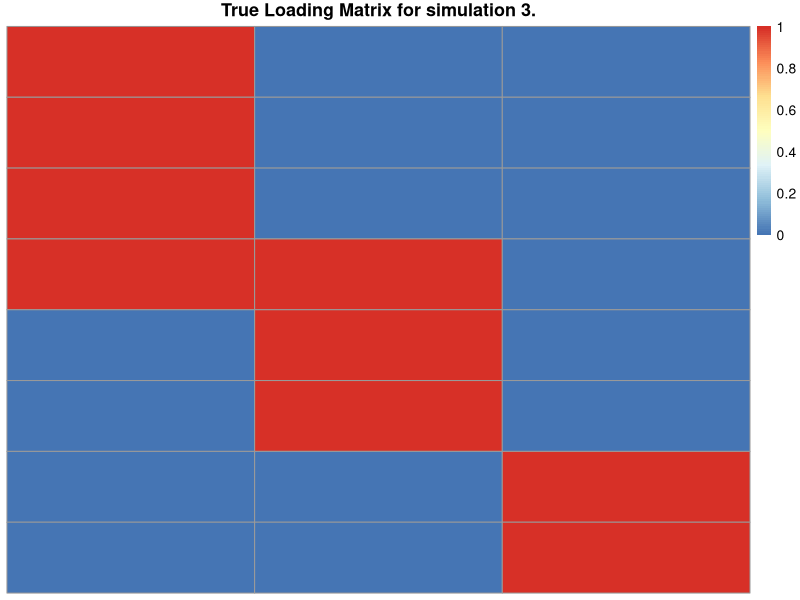

Write R code to recreate this figure.
# Create factor loading matrix
lambda = matrix(0, 8, 3)
lambda[1:4, 1] = 1
lambda[4:6, 2] = 1
lambda[7:8, 3] = 1

library(pheatmap)
#plotting function
plot_pheatmap = function(m, name='heatmap', breaks=NULL, save_name=""){
  if(!save_name==""){
    try(dev.off())
    pdf(save_name)
  }
  if(is.null(breaks)){
    m = m + matrix(rnorm(prod(dim(m)),0, 0.00001), dim(m)[1])
    pheatmap(m, cluster_rows = FALSE, cluster_cols=FALSE, main=name)}
  else{
    pheatmap(m, breaks=breaks, cluster_rows = FALSE, cluster_cols=FALSE, main=name)}
  if(!save_name==""){
    try(dev.off())
  }
}

plot_pheatmap(lambda, name = 'True Loading Matrix for simulation 3.', save_name='true_loading_mixed_missing.pdf')
